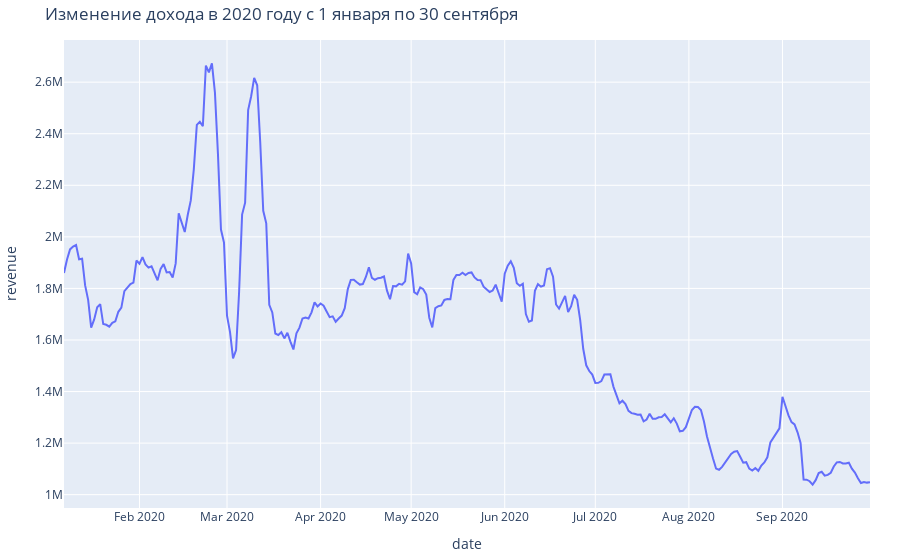

Notebook source saved alongside this figure:
### Markdown cell above
---
### d.	Вам необходимо спрогнозировать объем дохода, полученного с пользователей, приведенных на сайт контекстной рекламой (medium = cpc) на полгода вперед. Опишите, как бы вы подошли к этой задаче и какие дополнительные данные вам понадобятся?

### Code cell
px.line(df.query("medium == 'cpc'").groupby("date").agg({"revenue":"sum"}).rolling(7).mean().reset_index().dropna(), \
        x = 'date', y = 'revenue', title = "Изменение дохода в 2020 году с 1 января по 30 сентября", markers=True)
fig.update_layout(margin=dict(l=10, r=30, t=40, b=10), title="Изменение дохода в 2020 году с 1 января по 30 сентября")

### Figure 1 — Plotly figure (JSON) as saved in the notebook; plotly's stock layout.template omitted (floating-point values rounded to 4 significant figures; data arrays with more than 128 entries replaced by an {"elided": "..."} marker saying what was removed)
{"data": [{"hovertemplate": "date=%{x}<br>revenue=%{y}<extra></extra>", "legendgroup": "", "line": {"color": "#636efa", "dash": "solid"}, "marker": {"symbol": "circle"}, "mode": "lines", "name": "", "orientation": "v", "showlegend": false, "textposition": "bottom right", "type": "scatter", "x": {"elided": "268 str values"}, "xaxis": "x", "y": {"elided": "268 float values"}, "yaxis": "y"}], "layout": {"legend": {"tracegroupgap": 0}, "margin": {"b": 10, "l": 10, "r": 30, "t": 40}, "title": {"text": "Изменение дохода в 2020 году с 1 января по 30 сентября"}, "xaxis": {"anchor": "y", "domain": [0, 1], "title": {"text": "date"}}, "yaxis": {"anchor": "x", "domain": [0, 1], "title": {"text": "revenue"}}}}
